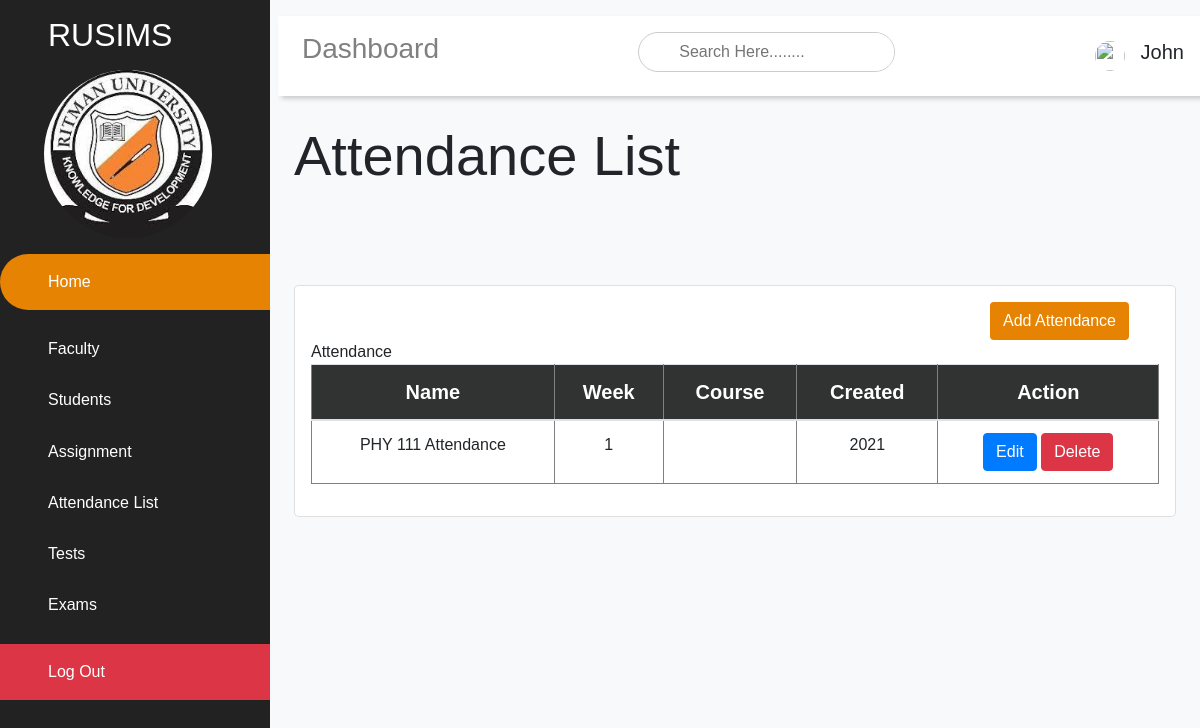
Before: /staffs/attendance (signed in) with the older database file.
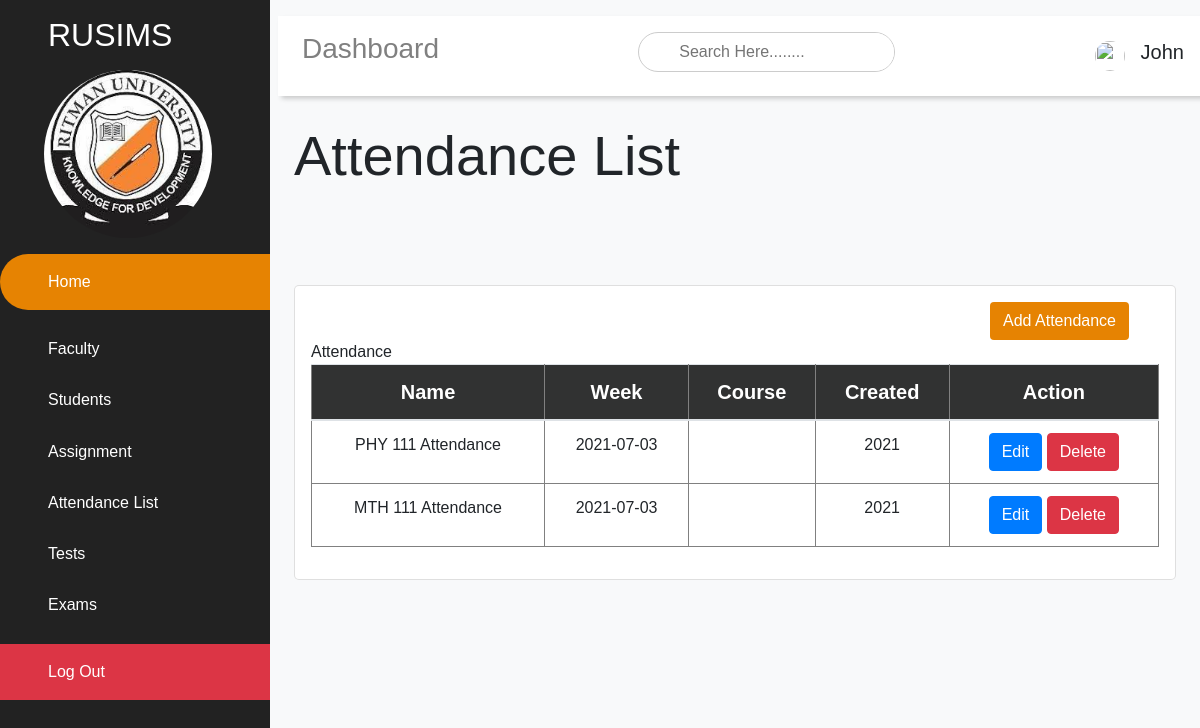
After: the same page with the newer database file.
### tables this page shows
CREATE TABLE `attendance` (
  `id` int(30) NOT NULL,
  `course_id` int(30) NOT NULL,
  `name` varchar(30) NOT NULL,
  `week` varchar(30) DEFAULT NULL,
  `created_at` timestamp NOT NULL DEFAULT CURRENT_TIMESTAMP,
  `updated_at` timestamp NOT NULL DEFAULT CURRENT_TIMESTAMP ON UPDATE CURRENT_TIMESTAMP
);

### app/libraries/Core.php (called while the page is built, shortened)
<?php
class Core
{
    protected $currentMethod = 'index';
    public function __construct()
    {
        $url = $this->geturl();
        if (file_exists('../app/controllers/' . ucwords($url[0]) . '.php')) {
            unset($url[0]);
        }
        $this->currentController = new $this->currentController;
        if (isset($url[1])) {
            if (method_exists($this->currentController, $url[1])) {
                $this->currentMethod=$url[1];
                unset($url[1]);
            }
        }
        $this->params=$url ? array_values($url):[];
         call_user_func_array([$this->currentController,
         $this->currentMethod], $this->params);
    }
    public function geturl()
    {
        if (isset($_GET['url'])) {
            $url = rtrim($_GET['url'], '/');
            $url = filter_var($url, FILTER_SANITIZE_URL);
            $url = explode('/', $url);
            return $url;
        }
    }
}

### public/index.php (called while the page is built, shortened)
<?php
$init  = new Core;
?>

### app/libraries/Database.php (called while the page is built, shortened)
<?php
class Database
{
    private $host = DB_HOST;
    private $user = DB_USER;
    private $pass = DB_PASS;
    private $dbname = DB_NAME;
    private $dbh;
    private $stmt;
    public function __construct()
    {
        $dsn = 'mysql:host=' . $this->host . ';dbname=' . $this->dbname;
        $options = array(
            PDO::ATTR_PERSISTENT => true,
            PDO::ATTR_ERRMODE => PDO::ERRMODE_EXCEPTION
        );
        try {
            $this->dbh = new PDO($dsn, $this->user, $this->pass, $options);
        } catch (PDOException $e) {
            $this->error = $e->getMessage();
            echo $this->error;
        }
    }
    public function query($sql)
    {
        $this->stmt = $this->dbh->prepare($sql);
    }
    public function execute()
    {
        return $this->stmt->execute();
    }
    public function resultSet()
    {
        $this->execute();
        return $this->stmt->fetchAll(PDO::FETCH_OBJ);
    }
}

### app/models/Attendance.php (called while the page is built, shortened)
<?php
class Attendance
{
    private $db;
    public function __construct()
    {
        $this->db = new Database;
    }
    public function getAttendance($course_id = null)
    {
        if (is_null($course_id)) {
            $this->db->query("SELECT * FROM attendance");
        } else {
        }
        return $this->db->resultSet();
    }
}

### app/views/staffs/attendance.php (the view, shortened to what this page needs)
<?php require APPROOT . '/views/staffs/inc/header.php'; ?>
<div class="main-content">
    <?php require APPROOT . '/views/staffs/inc/navbar.php'; ?>
    <link rel="stylesheet" href="<?= URLROOT ?>/css/calendar.css">
    <main>
        <section>
            <div class="attendance">
                <h2 class="display-4">Attendance List</h2>
                <section class="attendance">
                    <div class="mt-5 pt-5">
                        <div class="card">
                            <div class="card-body">
                                <div class="col-md-12">
                                    <div class="col-md-4 ml-auto text-right">
                                        <a href="<?= URLROOT ?>/staffs/addattendance" class="btn bg-other text-white ml-auto">Add Attendance</a>
                                    </div>
                                </div>
                                <div class="card-title mb-0">Attendance</div>
                                <div class="table-responsive">
                                    <table class="table text-left">
                                        <thead>
                                            <tr class="bg-light text-dark">
                                                <th> Name </th>
                                                <th> Week </th>
                                                <th> Course</th>
                                                <th> Created</th>
                                                <th> Action</th>
                                            </tr>
                                        </thead>
                                        <tbody>
                                            <?php foreach ($data['attendance'] as $attendance) : ?>
                                                <tr>
                                                    <td><?= $attendance->name ?></td>
                                                    <td><?= $attendance->week ?></td>
                                                    <td></td>
                                                    <td><?= date('Y') ?></td>
                                                    <td>
                                                        <a href="<?= URLROOT; ?>/staffs/attendance/<?= $attendance->id ?>" class="btn btn-primary">Edit</a>
                                                        <a href="<?= $attendance->id ?>" class="btn btn-danger">Delete</a>
                                                    </td>
                                                </tr>
                                            <?php endforeach; ?>
                                </div>
                            </div>
                        </div>
                    </div>
                </section>
            </div>
        </section>
    </main>
</div>
<?php require APPROOT . '/views/staffs/inc/footer.php'; ?>

Changed rows visible on the page:
changed attendance "PHY 111 Attendance": week "1" → "2021-07-03"
added attendance: name "MTH 111 Attendance", week "2021-07-03"
